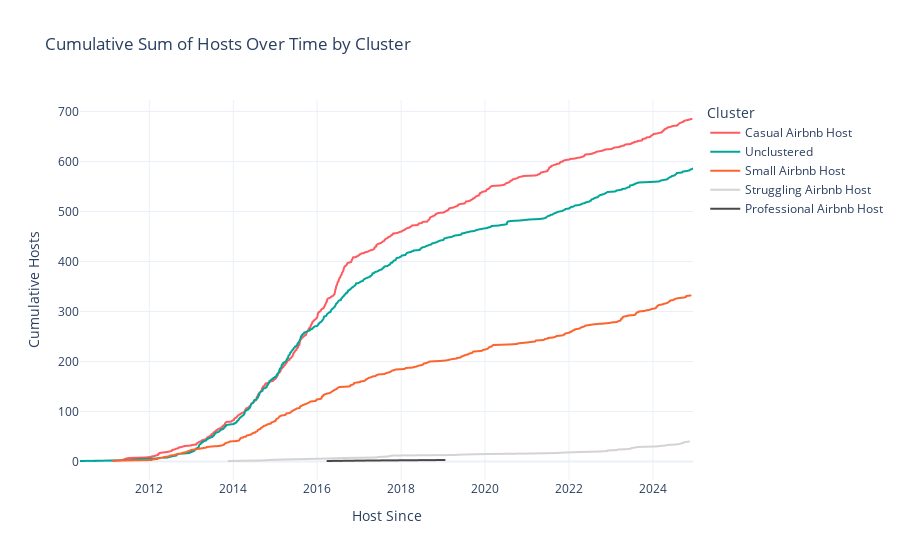

Write notebook code for a chart like this one.
### Code cell
# Define the custom color palette
custom_colors = ['#FF5A5F', '#00A699', '#FC642D', '#484848', 'lightgrey']

# First listings per host
first_listings = airbnb.drop_duplicates(subset="host_id", keep="first")

# Drop rows where cluster name is missing
first_listings = first_listings.dropna(subset=["host_cluster_name"])

# Group by 'host_since' and 'host_cluster_name' to count number of new hosts per date per cluster
host_supply_counts = first_listings.groupby(['host_since', 'host_cluster_name']).size().reset_index(name='count')

# Sort by date within each cluster
host_supply_counts = host_supply_counts.sort_values(by=['host_cluster_name', 'host_since'])

# Calculate cumulative hosts per cluster
host_supply_counts['Cumulative Hosts'] = host_supply_counts.groupby('host_cluster_name')['count'].cumsum()

# Rename columns
host_supply_counts = host_supply_counts.rename(columns={"host_since": "Host Since", "host_cluster_name": "Cluster"}).sort_values(by = "Cumulative Hosts", ascending = False)

# Plot cumulative host supply over time, split by cluster
fig_host_supply = px.line(
    host_supply_counts, 
    x='Host Since', 
    y='Cumulative Hosts',  
    color='Cluster',
    title='Cumulative Sum of Hosts Over Time by Cluster',
    template='plotly_white',
    color_discrete_map={
        "Casual Airbnb Host": custom_colors[0],
        "Unclustered": custom_colors[1],
        "Small Airbnb Host": custom_colors[2],
        "Professional Airbnb Host": custom_colors[3],
        "Struggling Airbnb Host": custom_colors[4]
    },
)

# Show plot
fig_host_supply.show()

### Figure 1 — Plotly figure (JSON) as saved in the notebook; plotly's stock layout.template omitted (floating-point values rounded to 4 significant figures; data arrays with more than 128 entries replaced by an {"elided": "..."} marker saying what was removed)
{"data": [{"hovertemplate": "Cluster=Casual Airbnb Host<br>Host Since=%{x}<br>Cumulative Hosts=%{y}<extra></extra>", "legendgroup": "Casual Airbnb Host", "line": {"color": "#FF5A5F", "dash": "solid"}, "marker": {"symbol": "circle"}, "mode": "lines", "name": "Casual Airbnb Host", "showlegend": true, "type": "scattergl", "x": {"elided": "610 str values"}, "xaxis": "x", "y": {"elided": "610 int values"}, "yaxis": "y"}, {"hovertemplate": "Cluster=Unclustered<br>Host Since=%{x}<br>Cumulative Hosts=%{y}<extra></extra>", "legendgroup": "Unclustered", "line": {"color": "#00A699", "dash": "solid"}, "marker": {"symbol": "circle"}, "mode": "lines", "name": "Unclustered", "showlegend": true, "type": "scattergl", "x": {"elided": "532 str values"}, "xaxis": "x", "y": {"elided": "532 int values"}, "yaxis": "y"}, {"hovertemplate": "Cluster=Small Airbnb Host<br>Host Since=%{x}<br>Cumulative Hosts=%{y}<extra></extra>", "legendgroup": "Small Airbnb Host", "line": {"color": "#FC642D", "dash": "solid"}, "marker": {"symbol": "circle"}, "mode": "lines", "name": "Small Airbnb Host", "showlegend": true, "type": "scattergl", "x": {"elided": "318 str values"}, "xaxis": "x", "y": {"elided": "318 int values"}, "yaxis": "y"}, {"hovertemplate": "Cluster=Struggling Airbnb Host<br>Host Since=%{x}<br>Cumulative Hosts=%{y}<extra></extra>", "legendgroup": "Struggling Airbnb Host", "line": {"color": "lightgrey", "dash": "solid"}, "marker": {"symbol": "circle"}, "mode": "lines", "name": "Struggling Airbnb Host", "showlegend": true, "type": "scattergl", "x": ["2024-11-10T00:00:00", "2024-10-14T00:00:00", "2024-09-23T00:00:00", "2024-09-21T00:00:00", "2024-09-03T00:00:00", "2024-08-19T00:00:00", "2024-07-17T00:00:00", "2024-05-05T00:00:00", "2024-04-23T00:00:00", "2024-01-19T00:00:00", "2023-08-18T00:00:00", "2023-08-01T00:00:00", "2023-07-04T00:00:00", "2023-06-19T00:00:00", "2023-06-14T00:00:00", "2023-03-04T00:00:00", "2023-02-23T00:00:00", "2022-11-30T00:00:00", "2022-11-29T00:00:00", "2022-09-29T00:00:00", "2022-04-01T00:00:00", "2021-12-01T00:00:00", "2021-09-17T00:00:00", "2021-02-23T00:00:00", "2020-01-29T00:00:00", "2019-06-29T00:00:00", "2019-04-10T00:00:00", "2017-10-30T00:00:00", "2017-09-24T00:00:00", "2017-09-07T00:00:00", "2017-06-15T00:00:00", "2017-06-02T00:00:00", "2016-08-18T00:00:00", "2016-04-12T00:00:00", "2015-10-16T00:00:00", "2015-03-24T00:00:00", "2014-11-01T00:00:00", "2014-09-10T00:00:00", "2013-11-21T00:00:00"], "xaxis": "x", "y": [40, 39, 38, 37, 36, 35, 34, 33, 32, 30, 29, 28, 27, 26, 25, 24, 23, 22, 21, 20, 19, 18, 17, 16, 15, 14, 13, 12, 11, 10, 9, 8, 7, 6, 5, 4, 3, 2, 1], "yaxis": "y"}, {"hovertemplate": "Cluster=Professional Airbnb Host<br>Host Since=%{x}<br>Cumulative Hosts=%{y}<extra></extra>", "legendgroup": "Professional Airbnb Host", "line": {"color": "#484848", "dash": "solid"}, "marker": {"symbol": "circle"}, "mode": "lines", "name": "Professional Airbnb Host", "showlegend": true, "type": "scattergl", "x": ["2019-01-14T00:00:00", "2017-04-13T00:00:00", "2016-03-31T00:00:00"], "xaxis": "x", "y": [3, 2, 1], "yaxis": "y"}], "layout": {"legend": {"title": {"text": "Cluster"}, "tracegroupgap": 0}, "title": {"text": "Cumulative Sum of Hosts Over Time by Cluster"}, "xaxis": {"anchor": "y", "domain": [0, 1], "title": {"text": "Host Since"}}, "yaxis": {"anchor": "x", "domain": [0, 1], "title": {"text": "Cumulative Hosts"}}}}
